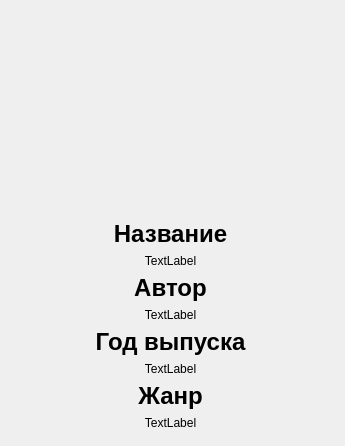
<?xml version="1.0" encoding="UTF-8"?>
<ui version="4.0">
 <class>Form</class>
 <widget class="QWidget" name="Form">
  <property name="geometry">
   <rect>
    <x>0</x>
    <y>0</y>
    <width>345</width>
    <height>446</height>
   </rect>
  </property>
  <property name="windowTitle">
   <string>Информация о книге</string>
  </property>
  <widget class="QLabel" name="label">
   <property name="geometry">
    <rect>
     <x>90</x>
     <y>20</y>
     <width>161</width>
     <height>181</height>
    </rect>
   </property>
   <property name="text">
    <string/>
   </property>
  </widget>
  <widget class="QWidget" name="">
   <property name="geometry">
    <rect>
     <x>30</x>
     <y>220</y>
     <width>281</width>
     <height>210</height>
    </rect>
   </property>
   <layout class="QVBoxLayout" name="verticalLayout">
    <item>
     <widget class="QLabel" name="label_2">
      <property name="font">
       <font>
        <pointsize>18</pointsize>
        <weight>75</weight>
        <bold>true</bold>
       </font>
      </property>
      <property name="text">
       <string>Название</string>
      </property>
      <property name="alignment">
       <set>Qt::AlignCenter</set>
      </property>
     </widget>
    </item>
    <item>
     <widget class="QLabel" name="label_3">
      <property name="text">
       <string>TextLabel</string>
      </property>
      <property name="alignment">
       <set>Qt::AlignCenter</set>
      </property>
     </widget>
    </item>
    <item>
     <widget class="QLabel" name="label_6">
      <property name="font">
       <font>
        <pointsize>18</pointsize>
        <weight>75</weight>
        <bold>true</bold>
       </font>
      </property>
      <property name="text">
       <string>Автор</string>
      </property>
      <property name="alignment">
       <set>Qt::AlignCenter</set>
      </property>
     </widget>
    </item>
    <item>
     <widget class="QLabel" name="label_7">
      <property name="text">
       <string>TextLabel</string>
      </property>
      <property name="alignment">
       <set>Qt::AlignCenter</set>
      </property>
     </widget>
    </item>
    <item>
     <widget class="QLabel" name="label_5">
      <property name="font">
       <font>
        <pointsize>18</pointsize>
        <weight>75</weight>
        <bold>true</bold>
       </font>
      </property>
      <property name="text">
       <string>Год выпуска</string>
      </property>
      <property name="alignment">
       <set>Qt::AlignCenter</set>
      </property>
     </widget>
    </item>
    <item>
     <widget class="QLabel" name="label_4">
      <property name="text">
       <string>TextLabel</string>
      </property>
      <property name="alignment">
       <set>Qt::AlignCenter</set>
      </property>
     </widget>
    </item>
    <item>
     <widget class="QLabel" name="label_9">
      <property name="font">
       <font>
        <pointsize>18</pointsize>
        <weight>75</weight>
        <bold>true</bold>
       </font>
      </property>
      <property name="text">
       <string>Жанр</string>
      </property>
      <property name="alignment">
       <set>Qt::AlignCenter</set>
      </property>
     </widget>
    </item>
    <item>
     <widget class="QLabel" name="label_8">
      <property name="text">
       <string>TextLabel</string>
      </property>
      <property name="alignment">
       <set>Qt::AlignCenter</set>
      </property>
     </widget>
    </item>
   </layout>
  </widget>
 </widget>
 <resources/>
 <connections/>
</ui>
